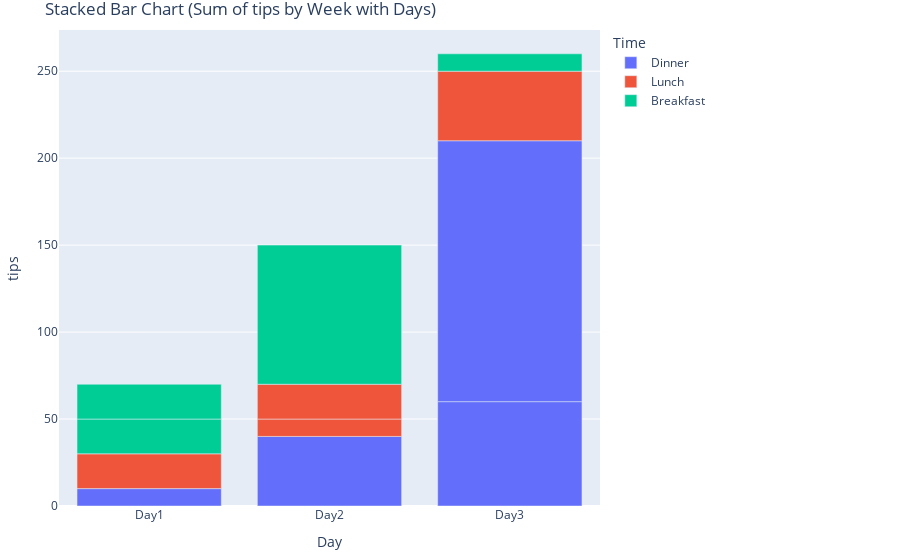

The cell this chart's notebook holds for it:
### Markdown cell above
### 2. Stacked Bar Chart

### Code cell
import plotly.express as px

# use groupby
# df_pie = df.groupby(["Week"])['tips'].agg('sum')
fig = px.bar(df, x='Day', y='tips',color="Time") # text = "tips"
                            
fig.update_layout(
    margin=dict(l=30, r=300, t=30, b=20),
    title_text='Stacked Bar Chart (Sum of tips by Week with Days)'
)
fig.update_traces(textposition='inside', textfont_size=25)
fig.show()

### Figure 1 — Plotly figure (JSON) as saved in the notebook; plotly's stock layout.template omitted (floating-point values rounded to 4 significant figures)
{"data": [{"alignmentgroup": "True", "hoverlabel": {"namelength": 0}, "hovertemplate": "Time=Dinner<br>Day=%{x}<br>tips=%{y}", "legendgroup": "Dinner", "marker": {"color": "#636efa"}, "name": "Dinner", "offsetgroup": "Dinner", "orientation": "v", "showlegend": true, "textfont": {"size": 25}, "textposition": "inside", "type": "bar", "x": ["Day1", "Day2", "Day3", "Day3"], "xaxis": "x", "y": [10, 40, 60, 150], "yaxis": "y"}, {"alignmentgroup": "True", "hoverlabel": {"namelength": 0}, "hovertemplate": "Time=Lunch<br>Day=%{x}<br>tips=%{y}", "legendgroup": "Lunch", "marker": {"color": "#EF553B"}, "name": "Lunch", "offsetgroup": "Lunch", "orientation": "v", "showlegend": true, "textfont": {"size": 25}, "textposition": "inside", "type": "bar", "x": ["Day1", "Day2", "Day2", "Day3"], "xaxis": "x", "y": [20, 10, 20, 40], "yaxis": "y"}, {"alignmentgroup": "True", "hoverlabel": {"namelength": 0}, "hovertemplate": "Time=Breakfast<br>Day=%{x}<br>tips=%{y}", "legendgroup": "Breakfast", "marker": {"color": "#00cc96"}, "name": "Breakfast", "offsetgroup": "Breakfast", "orientation": "v", "showlegend": true, "textfont": {"size": 25}, "textposition": "inside", "type": "bar", "x": ["Day1", "Day1", "Day2", "Day3"], "xaxis": "x", "y": [20, 20, 80, 10], "yaxis": "y"}], "layout": {"barmode": "relative", "legend": {"title": {"text": "Time"}, "tracegroupgap": 0}, "margin": {"b": 20, "l": 30, "r": 300, "t": 30}, "title": {"text": "Stacked Bar Chart (Sum of tips by Week with Days)"}, "xaxis": {"anchor": "y", "domain": [0, 1], "title": {"text": "Day"}}, "yaxis": {"anchor": "x", "domain": [0, 1], "title": {"text": "tips"}}}}
